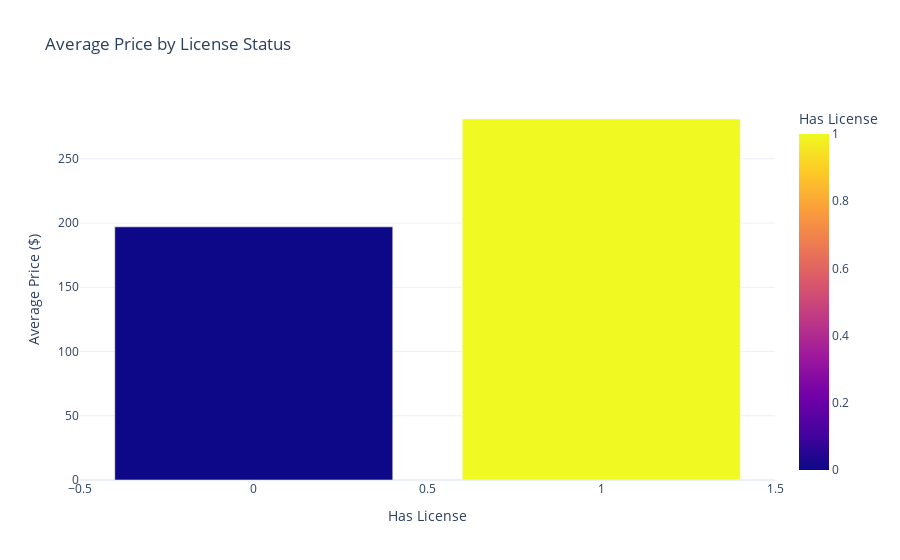

Here is the notebook cell this chart was saved with:
### Markdown cell above
Hotel prices are the most expensive and shared rooms are the least expensive.

### Code cell
# price vs license

import plotly.express as px
df_license = listing.groupby('has_license', as_index=False)['price'].mean()
fig = px.bar(
    df_license,
    x='has_license',
    y='price',
    color='has_license',
    title='Average Price by License Status',
    labels={'price': 'Average Price ($)', 'has_license': 'Has License'}
)
fig.update_layout(
    xaxis_title='Has License',
    yaxis_title='Average Price ($)',
    template='plotly_white'
)
fig.show()

### Figure 1 — Plotly figure (JSON) as saved in the notebook; plotly's stock layout.template omitted (floating-point values rounded to 4 significant figures)
{"data": [{"hovertemplate": "Has License=%{marker.color}<br>Average Price ($)=%{y}<extra></extra>", "legendgroup": "", "marker": {"color": [0, 1], "coloraxis": "coloraxis", "pattern": {"shape": ""}}, "name": "", "orientation": "v", "showlegend": false, "textposition": "auto", "type": "bar", "x": [0, 1], "xaxis": "x", "y": [197.0, 281.0], "yaxis": "y"}], "layout": {"barmode": "relative", "coloraxis": {"colorbar": {"title": {"text": "Has License"}}, "colorscale": [[0, "#0d0887"], [0.1111, "#46039f"], [0.2222, "#7201a8"], [0.3333, "#9c179e"], [0.4444, "#bd3786"], [0.5556, "#d8576b"], [0.6667, "#ed7953"], [0.7778, "#fb9f3a"], [0.8889, "#fdca26"], [1, "#f0f921"]]}, "legend": {"tracegroupgap": 0}, "title": {"text": "Average Price by License Status"}, "xaxis": {"anchor": "y", "domain": [0, 1], "title": {"text": "Has License"}}, "yaxis": {"anchor": "x", "domain": [0, 1], "title": {"text": "Average Price ($)"}}}}
